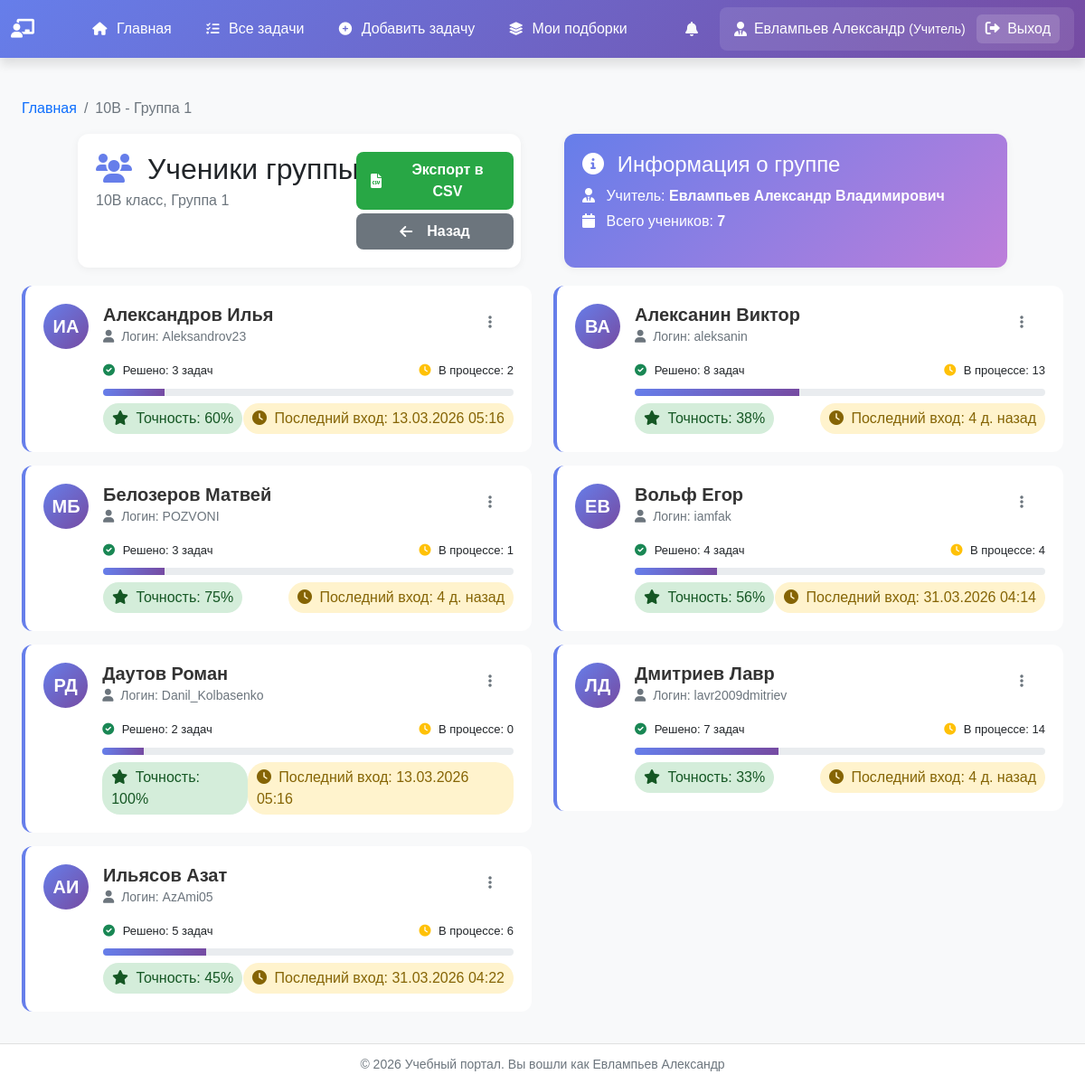
The app's page /users/group/3/students/ (signed in), older data.
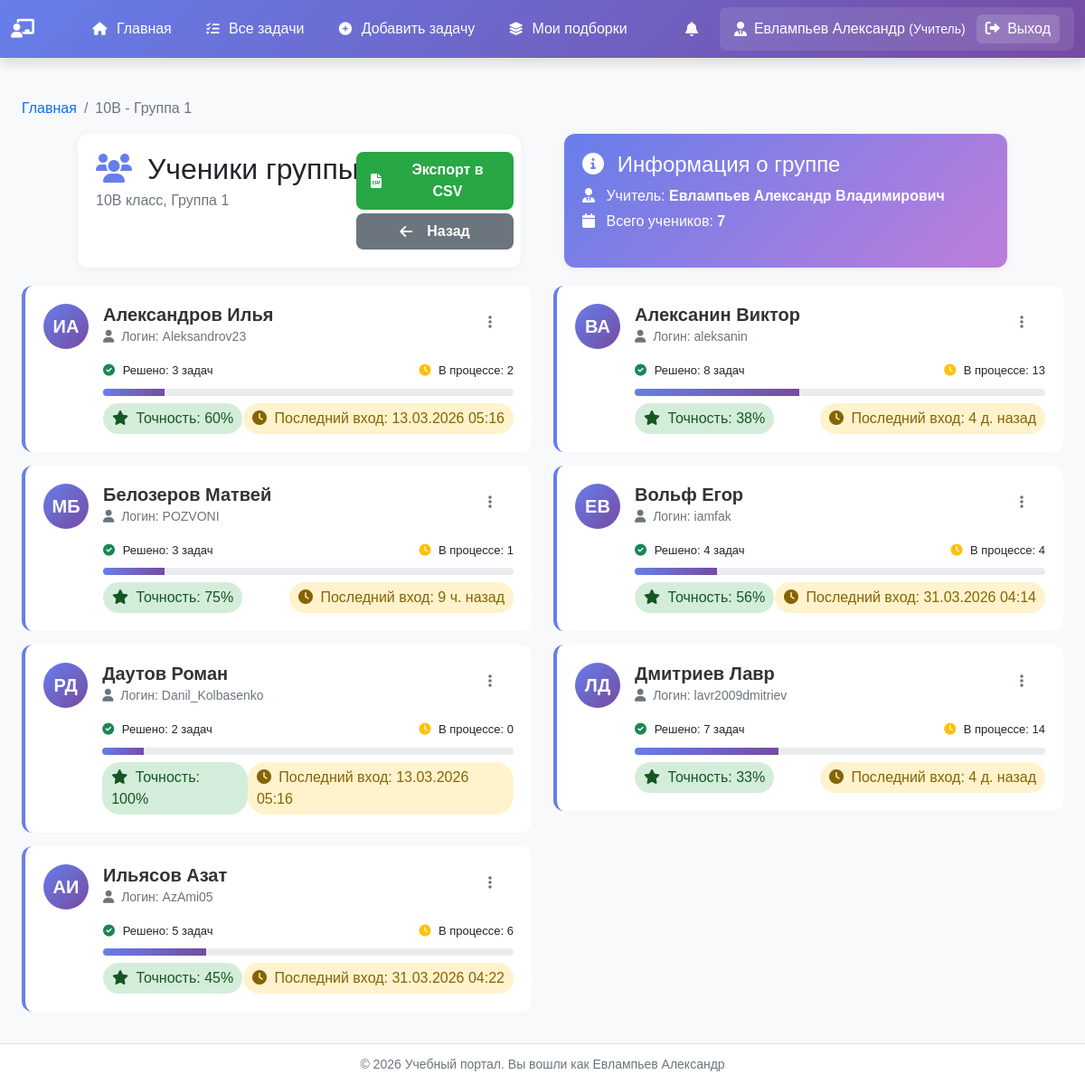
The same page, newer data.
### users_app/models.py (models this page shows, shortened)
class User(AbstractUser):
    USER_TYPES = (
        ('teacher', 'Учитель'),
        ('student', 'Ученик'),
    )
    user_type = models.CharField(max_length=10, choices=USER_TYPES, default='student')
    middle_name = models.CharField('Отчество', max_length=50, blank=True)
    class Meta:
        verbose_name = 'Пользователь'
        verbose_name_plural = 'Пользователи'

### users_app/views.py (the view)
# urls.py: path('group/<int:group_id>/students/', views.group_students, name='group_students'),
@login_required
def group_students(request, group_id):
    if request.user.user_type != 'teacher':
        return redirect('student_dashboard')
    group = get_object_or_404(Group, id=group_id, teacher=request.user)
    students = User.objects.filter(
        user_type='student',
        student_profile__group=group
    ).select_related('student_profile')
    students_data = []
    for student in students:
        all_attempts = TaskAttempt.objects.filter(user=student)
        solved_count = all_attempts.filter(
            is_solved=True
        ).values('task_id').distinct().count()
        attempted_tasks = all_attempts.values('task_id').distinct()
        in_progress_count = 0
        for task_data in attempted_tasks:
            task_id = task_data['task_id']
            has_solved = all_attempts.filter(
                task_id=task_id,
                is_solved=True
            ).exists()
            if not has_solved:
                in_progress_count += 1
        total_attempts = all_attempts.count()
        successful_attempts = all_attempts.filter(is_solved=True).count()
        if total_attempts > 0:
            accuracy = round((successful_attempts / total_attempts) * 100)
        else:
            accuracy = 0
        last_login_display = format_last_login(student.last_login)
        max_tasks = 20  # или рассчитать динамически
        students_data.append({
            'student': student,
            'solved_count': solved_count,
            'in_progress_count': in_progress_count,
            'accuracy': accuracy,
            'last_login_display': last_login_display,
            'progress_width': min(100, int((solved_count / max_tasks) * 100)),
            'max_tasks': max_tasks,
        })
    students_data.sort(key=lambda x: (x['student'].last_name, x['student'].first_name))
    context = {
        'group': group,
        'students_data': students_data,
    }
    return render(request, 'users_app/teacher/group_students.html', context)

### users_app/models.py (called while the page is built)
    def __str__(self):
        return f"{self.number}{self.letter}"

### users_app/templatetags/custom_filters.py (called while the page is built, shortened)
@register.filter
def star_rating(value):
    try:
        stars_count = value // 10
        if stars_count == 0:
            return ''
    except (TypeError, ValueError):
        return ''

### users_app/views.py (called while the page is built)
def format_last_login(last_login):
    if not last_login:
        return "никогда"
    time_diff = timezone.now() - last_login
    if time_diff < timedelta(minutes=1):
        return "только что"
    elif time_diff < timedelta(hours=1):
        minutes = int(time_diff.total_seconds() / 60)
        return f"{minutes} мин. назад"
    elif time_diff < timedelta(days=1):
        hours = int(time_diff.total_seconds() / 3600)
        return f"{hours} ч. назад"
    elif time_diff < timedelta(days=7):
        days = time_diff.days
        return f"{days} д. назад"
    else:
        return last_login.strftime("%d.%m.%Y %H:%M")

### templates/users_app/teacher/group_students.html (shortened to what the changed rows need)
{% extends "base.html" %}
{% load custom_filters %}
{% block extra_css %}
    <link rel="stylesheet" href="https://cdnjs.cloudflare.com/ajax/libs/font-awesome/6.0.0/css/all.min.css">
{% endblock %}
{% block content %}
    <div class="container mt-4">
        <div class="row gap-5  justify-content-center">
            <div class="col-5  page-header d-flex justify-content-between ">
                <div>
                    <h2 class="mb-1">
                        <i class="fas fa-users me-2" style="color: #667eea;"></i>
                        Ученики группы
                    </h2>
                </div>
            </div>
        </div>
        <div class="row" id="studentsList">
            {% if students_data %}
                {% for student_data in students_data %}
                    {% with student=student_data.student %}
                        <div class="col-md-6 student-item">
                            <div class="student-card">
                                <div class="d-flex">
                                    <div class="student-avatar me-3">
                                        {{ student.first_name|first }}{{ student.last_name|first }}
                                    </div>
                                    <div class="flex-grow-1">
                                        <div class="d-flex justify-content-between align-items-start">
                                            <div class="student-info">
                                                <h5>
                                                    {{ student.last_name }} {{ student.first_name }} {{ student.middle_name }}
                                                </h5>
                                                <small class="text-muted">
                                                    <i class="fas fa-user me-1"></i> Логин: {{ student.username }}
                                                </small>
                                            </div>
                                            <div class="dropdown">
                                                <button class="btn btn-sm btn-outline-secondary" type="button"
                                                        data-bs-toggle="dropdown">
                                                    <i class="fas fa-ellipsis-v"></i>
                                                </button>
                                            </div>
                                        </div>
                                        <div class="mt-3">
                                            <div class="d-flex justify-content-between mb-1">
                                                <span class="task-progress">
                                                    <i class="fas fa-check-circle text-success"></i>
                                                    Решено: {{ student_data.solved_count }} задач
                                                </span>
                                                <span class="task-progress">
                                                    <i class="fas fa-clock text-warning"></i>
                                                    В процессе: {{ student_data.in_progress_count }}
                                                </span>
                                            </div>
                                            <div class="progress">
                                                <div class="progress-bar" role="progressbar"
                                                     style="width: {{ student_data.progress_width }}%"
                                                     aria-valuenow="{{ student_data.solved_count }}"
                                                     aria-valuemin="0"
                                                     aria-valuemax="{{ student_data.max_tasks }}">
                                                </div>
                                            </div>
                                            <div class="d-flex justify-content-between mt-2">
                                                <span class="badge-success">
                                                    <i class="fas fa-star me-1"></i>
                                                    Точность: {{ student_data.accuracy }}%
                                                </span>
                                                <span class="badge-warning">
                                                    <i class="fas fa-clock me-1"></i>
                                                    Последний вход: {{ student_data.last_login_display }}
                                                </span>
                                            </div>
                                        </div>
                                    </div>
                                </div>
                            </div>
                        </div>
                    {% endwith %}
                {% endfor %}
            {% endif %}
        </div>
    </div>
{% endblock %}

Row changes from the older to the newer data that the page shows:
changed User "Белозеров": last_login_display "4 д. назад" → "9 ч. назад"
